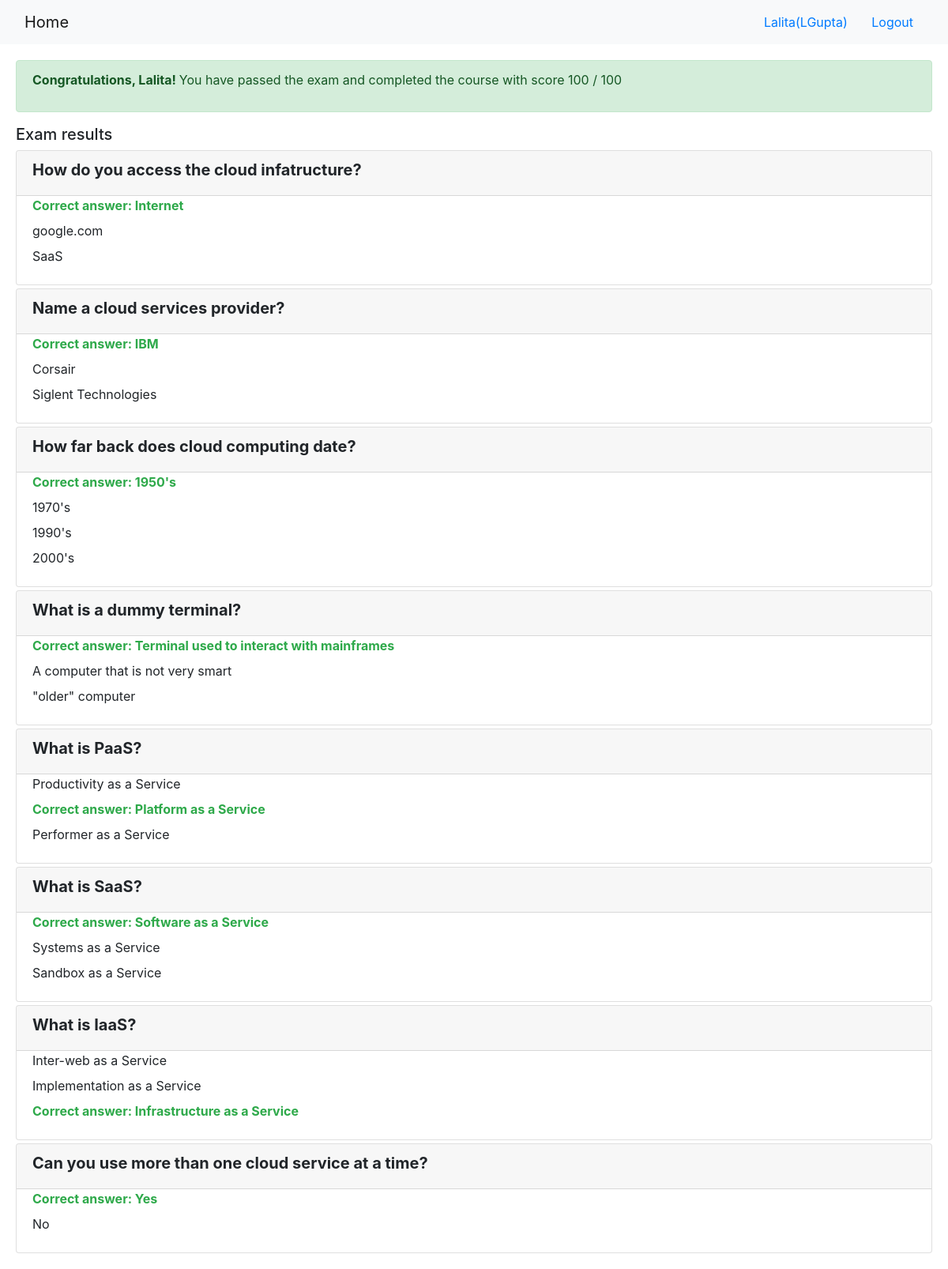
The app's page /onlinecourse/course/1/submission/1/result/ (signed in) with its own data.
### onlinecourse/models.py (models this page shows, shortened)
class Question(models.Model):
    lesson_id = models.ForeignKey(Lesson, on_delete=models.CASCADE)
    question_text = models.TextField()
    grade = models.IntegerField()

class Choice(models.Model):
    question_id = models.ForeignKey(Question, on_delete=models.CASCADE)
    choice_text = models.TextField()
    is_correct = models.BooleanField()

### onlinecourse/views.py (the view)
# urls.py: path('course/<int:course_id>/submission/<int:submission_id>/result/', views.show_exam_result, name = 'show_exam_result'),
def show_exam_result(request, course_id, submission_id):
    context = {}
    course = Course.objects.get(id = course_id)
    submit = Submission.objects.get(id = submission_id)
    selected = Submission.objects.filter(id = submission_id).values_list('choices',flat = True)
    score = 0
    for i in submit.choices.all().filter(is_correct=True).values_list('question_id'):
        score += Question.objects.filter(id=i[0]).first().grade
    context['selected'] = selected
    context['grade'] = score
    context['course'] = course
    return  render(request, 'onlinecourse/exam_result_bootstrap.html', context)

### onlinecourse/templates/onlinecourse/exam_result_bootstrap.html (shortened to what this page needs)
<!DOCTYPE html>
<html lang="en">
<head>
    {% load static %}
    <link rel="stylesheet" href="https://maxcdn.bootstrapcdn.com/bootstrap/4.5.2/css/bootstrap.min.css">
</head>
<body>
 <nav class="navbar navbar-light bg-light">
    <div class="container-fluid">
        <div class="navbar-header">
              <a class="navbar-brand" href="{% url 'onlinecourse:index' %}">Home</a>
        </div>
        <ul class="nav navbar-nav navbar-right">
            {% if user.is_authenticated %}
            <li>
                <a class="btn btn-link" href="#">{{ user.first_name }}({{ user.username }})</a>
                <a class="btn btn-link" href="{% url 'onlinecourse:logout' %}">Logout</a>
            </li>
            {% endif %}
        </ul>
    </div>
</nav>
<div class="container-fluid" style='padding: 20px;'>
    {% if grade > 80 %}
    <div class="alert alert-success">
        <p><b>Congratulations, {{user.first_name}}! </b>You have passed the exam and completed the course with score {{grade}} / 100</p>
    </div>
        {% else %}
        <div class="alert alert-danger">
            <p><b>Failed. </b>Sorry, {{user.first_name}}! You have failed the exam with score {{grade}} / 100</p>
        </div>
        <a class="btn btn-link text-danger" href="{% url 'onlinecourse:course_details' course.id %}">Re-test</a>
        {% endif %}
        <div class="card-columns-vertical mt-1">
        <h5 class="">Exam results</h5>
            {% for lesson in course.lesson_set.all %}
            {% for question in lesson.question_set.all %}
            <div class="card mt-1">
                <div class="card-header"><h5 style="font-weight:bold">{{ question.question_text}}</h5></div>
                <div class="form-group">
                    {% for choice in question.choice_set.all %}
                    <div class="form-check">
                        {% if choice.id in selected %}
                            {% if choice.is_correct == True %}
                                <label style="color:#2ea94a;font-weight:bold">Correct answer: {{choice.choice_text}}</label>
                            {% else %}
                                <label style="color:red;font-weight:bold">Wrong answer: {{choice.choice_text}}</label>
                            {% endif %}
                        {% else %}
                            <label>{{choice.choice_text}}</label>
                        {% endif %}
                    </div>
                    {% endfor %}
                </div>
            </div>
            {% endfor %}
            {% endfor %}
        </div>
    </div>
</body>
</html>

### records on screen
Question: question_text "How do you access the cloud infatructure?"
Choice: choice_text "Internet"
Choice: choice_text "google.com"
Choice: choice_text "SaaS"
Question: question_text "Name a cloud services provider?"
Choice: choice_text "IBM"
Choice: choice_text "Corsair"
Choice: choice_text "Siglent Technologies"
Question: question_text "How far back does cloud computing date?"
Choice: choice_text "1950's"
Choice: choice_text "1970's"
Choice: choice_text "1990's"
Choice: choice_text "2000's"
Question: question_text "What is a dummy terminal?"
Choice: choice_text "Terminal used to interact with mainframes"
Choice: choice_text "A computer that is not very smart"
Choice: choice_text "\"older\" computer"
Question: question_text "What is PaaS?"
Choice: choice_text "Productivity as a Service"
Choice: choice_text "Platform as a Service"
Choice: choice_text "Performer as a Service"
Question: question_text "What is SaaS?"
Choice: choice_text "Software as a Service"
Choice: choice_text "Systems as a Service"
Choice: choice_text "Sandbox as a Service"
Question: question_text "What is IaaS?"
Choice: choice_text "Inter-web as a Service"
Choice: choice_text "Implementation as a Service"
Choice: choice_text "Infrastructure as a Service"
Question: question_text "Can you use more than one cloud service at a time?"
Choice: choice_text "Yes"
Choice: choice_text "No"

### other values on screen
{{ user.first_name }} "Lalita"
{{ user.username }} "LGupta"
{{ grade }} "100"
